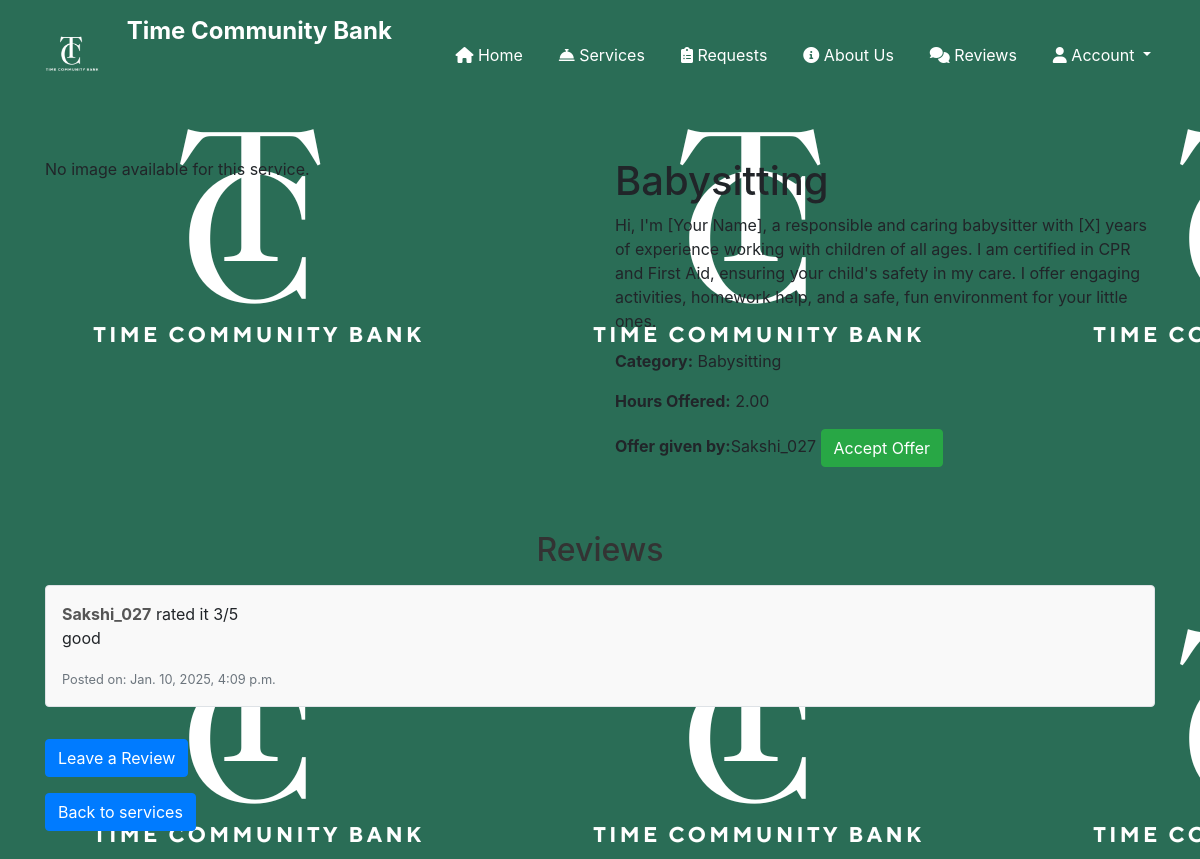
/service/3/, run on the app's committed database.
### demo/models.py (models this page shows, shortened)
class Service(models.Model):
    CATEGORY_CHOICES = [
        ('Babysitting', 'Babysitting'),
        ('Gardening', 'Gardening'),
        ('Tutoring', 'Tutoring'),
        ('Other', 'Other'),
    ]
    user = models.ForeignKey(User, on_delete=models.CASCADE, related_name="requests_posted")  # Request creator
    provider = models.ForeignKey(User, on_delete=models.CASCADE, related_name="requests_accepted", null=True, blank=True)  # User fulfilling the request
    credit_amount = models.DecimalField(max_digits=10, decimal_places=2, default=10)  # Credits for the task
    is_completed = models.BooleanField(default=False)  # Whether the task is marked as complete
    is_approved = models.BooleanField(default=False)  # Approval status by the requester
    created_at = models.DateTimeField(auto_now_add=True)
    updated_at = models.DateTimeField(auto_now=True)
    status = models.CharField(choices=[('open', 'Open'), ('completed', 'Completed')], default='open', max_length=10)
    title = models.CharField(max_length=100)
    description = models.TextField()
    name = models.CharField(max_length=255, default='Unnamed Service')
    price = models.DecimalField(max_digits=10, decimal_places=2,default=0.00)
    location = models.CharField(max_length=255, blank=True, null=True)  # Add location field
    category = models.CharField(max_length=100, default='General')
    hours_offered = models.DecimalField(max_digits=5, decimal_places=2)
    date_created = models.DateTimeField(auto_now_add=True)
    image = models.ImageField(upload_to='services_images/', null=True, blank=True)
    accepted = models.BooleanField(default=False)  # New field to track if the service is accepted
    class Meta:
        ordering = ['-created_at']

class Review(models.Model):
    service = models.ForeignKey(Service, on_delete=models.CASCADE, related_name="reviews")
    user = models.ForeignKey(User, on_delete=models.CASCADE)
    rating = models.PositiveIntegerField(choices=[(1, '1'), (2, '2'), (3, '3'), (4, '4'), (5, '5')])  # Rating system from 1 to 5
    comment = models.TextField(blank=True, null=True)
    created_at = models.DateTimeField(auto_now_add=True)

### demo/views.py (the view)
# urls.py: path('service/<int:service_id>/', views.service_detail, name='service_detail'),
def service_detail(request, service_id):
    service = get_object_or_404(Service, id=service_id)
    reviews = Review.objects.filter(service=service)
    return render(request, 'service_detail.html', {'service': service, 'reviews': reviews})

### templates/service_detail.html (shortened to what this page needs)
{% load static %}
<!DOCTYPE html>
<html lang="en">
<head>
    <link rel="stylesheet" href="{% static 'home.css' %}">
    <link href="https://maxcdn.bootstrapcdn.com/bootstrap/4.5.2/css/bootstrap.min.css" rel="stylesheet">
    <link rel="stylesheet" href="https://cdnjs.cloudflare.com/ajax/libs/font-awesome/6.0.0/css/all.min.css">
</head>
    </head>
    <body>
</head>
<body>
    <nav class="navbar navbar-expand-lg navbar-dark bg-primary custom-navbar">
        <div class="container-fluid">
            <a class="navbar-brand" href="#">
                <img src="{% static 'Logo.png' %}" alt="Logo" width="80" height="80" class="d-inline-block align-text-top">
                <span>Time Community Bank</span>
            </a>
            <div class="collapse navbar-collapse" id="navbarNav">
                <ul class="navbar-nav ms-auto text-center">
                    <li class="nav-item"><a class="nav-link" href="{% url 'home' %}"><i class="fas fa-home"></i> Home</a></li>
                    <li class="nav-item"><a class="nav-link" href="{% url 'service_list' %}"><i class="fas fa-concierge-bell"></i> Services</a></li>
                    <li class="nav-item"><a class="nav-link" href="{% url 'request_list' %}?category=Request"><i class="fas fa-clipboard-list"></i> Requests</a></li>
                    <li class="nav-item"><a class="nav-link" href="{% url 'about_us' %}"><i class="fas fa-info-circle"></i> About Us</a></li>
                    <li class="nav-item"><a class="nav-link" href="{% url 'all_reviews' %}"><i class="fas fa-comments"></i> Reviews</a></li>
                    <li class="nav-item dropdown">
                        <a class="nav-link dropdown-toggle" href="#" role="button" data-bs-toggle="dropdown" aria-expanded="false">
                            <i class="fas fa-user"></i> Account
                        </a>
                    </li>
                </ul>
            </div>
        </div>
    </nav>
    <div class="container my-5">
        <div class="row">
            <div class="col-md-6">
                {% if service.image %}
                    <img src="{{ service.image.url }}" alt="{{ service.title }}" class="img-fluid rounded">
                {% else %}
                    <p>No image available for this service.</p>
                {% endif %}
            </div>
            <div class="col-md-6">
                <h1>{{ service.title }}</h1>
                <p>{{ service.description }}</p>
                <p><strong>Category:</strong> {{ service.category }}</p>
                <p><strong>Hours Offered:</strong> {{ service.hours_offered }}</p>
                <p><strong>Offer given by:</strong>{{service.user}}
                {% if service.accepted %}
                    <p>This offer has been accepted.</p>
                {% elif service.created_by == user %}
                    <p>You cannot accept your own offer.</p>
                {% else %}
                    <a href="{% url 'accept_offer' service.id %}" class="btn btn-success">Accept Offer</a>
                {% endif %}
            </div>
        </div>
        <div class="mt-5">
            <h2>Reviews</h2>
            {% for review in reviews %}
                <div class="review border rounded p-3 my-3">
                    <strong>{{ review.user.username }}</strong> rated it {{ review.rating }}/5
                    <p>{{ review.comment }}</p>
                    <small class="text-muted">Posted on: {{ review.created_at }}</small>
                </div>
            {% empty %}
                <p>No reviews yet. Be the first to leave one!</p>
            {% endfor %}
            <a href="{% url 'add_review' service.id %}" class="btn btn-primary mt-3">Leave a Review</a>
        </div>
        <a href="{% url 'service_list' %}" class="btn btn-primary mt-3">Back to services</a>
    </div>
</body>
</html>

### templates/service_detail.html (style rules this page uses)
.custom-navbar { background-color:#2a6d56 !important; }
.custom-navbar .navbar-brand { font-size: 1.5rem; font-weight: bold; color:white; }
.custom-navbar .nav-link { color: white !important; }
.review { background-color: #f9f9f9; }
.review strong { color: #555; }
.review small { color: #888; }

### data on the page
Service: title "Babysitting", description "Hi, I'm [Your Name], a responsible and caring babysitter with [X] years of experience working with children of all ages. I am certified in CPR and First Aid, ensuring your child's safety in my care. I offer engaging activities, homework help, and a safe, fun environment for your little ones.", category "Babysitting", hours_offered "2.00", user "Sakshi_027"
Review: user.username "Sakshi_027", rating "3", comment "good", created_at "Jan. 10, 2025, 4:09 p.m."
